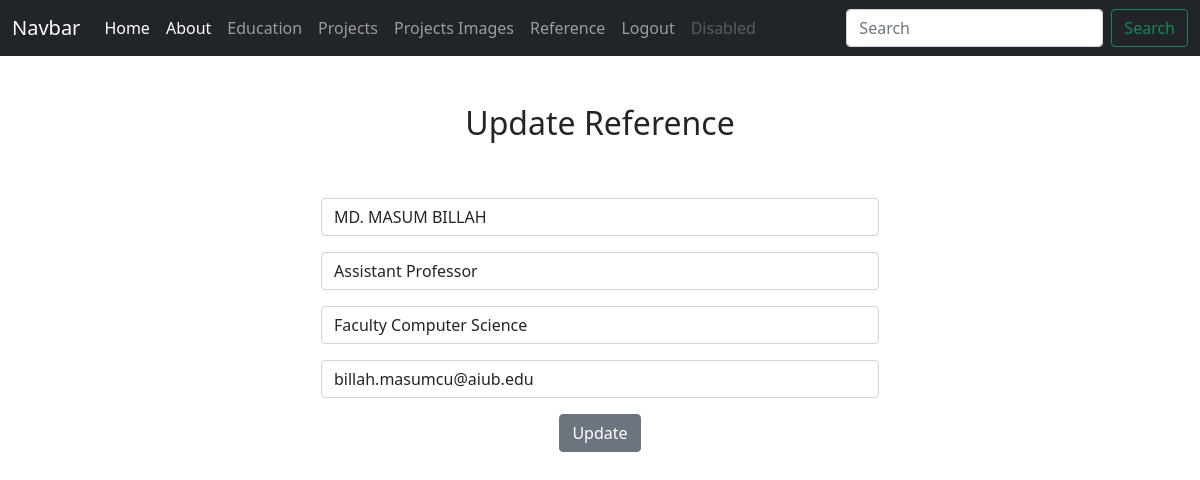
/update_reference/1 (signed in), run on the app's committed database.
### core/models.py (models this page shows, shortened)
class Reference(models.Model):
    name = models.CharField(max_length=100)
    post = models.CharField(max_length=100)
    work_on = models.CharField(max_length=100)
    email = models.CharField(max_length=100)

### core/views.py (the view)
# urls.py: path('update_reference/<int:pk>',views.update_reference,name='update_reference'),
def update_reference(request,pk):
    if request.user.is_authenticated:
        reference = Reference.objects.get(id=pk)
        form = ReferenceForm(request.POST or None,instance=reference)
        if request.method == "POST":
            if form.is_valid():
                form.save()
                return redirect('reference')
        return render(request,'update_reference.html',{'reference':reference,'form':form})

### core/forms.py
class ReferenceForm(forms.ModelForm):
    class Meta:
        model = Reference
        fields = ('name','post','work_on','email')
        labels = {
            'name':'',
            'post':'',
            'work_on':'',
            'email':'',
        }
        widgets = {
            'name':forms.TextInput(attrs={'class':'form-control','placeholder':'Name'}),
            'post':forms.TextInput(attrs={'class':'form-control','placeholder':'Post Name'}),
            'work_on':forms.TextInput(attrs={'class':'form-control','placeholder':'Department Name'}),
            'email':forms.TextInput(attrs={'class':'form-control','placeholder':'Email Address'}),
        }

### core/templates/update_reference.html (shortened to what this page needs)
{% extends 'base.html'%}
{% block content %}
<div class="container">
    <div class="row">
      <center>
          <div class="col-md-6">
            <h2>Update Reference</h2>
              <br/><br/>
          <form method="POST" action="">
              <div class="mb-3">
                  {{form.as_p}}
              </div>
              <button type="submit" class="btn btn-secondary">Update</button>
          </form>
          </div>
      </center>
    </div>
  </div>
{% endblock %}

### data on the page
Reference: name "MD. MASUM BILLAH", post "Assistant Professor", work_on "Faculty Computer Science", email "billah.masumcu@aiub.edu"
